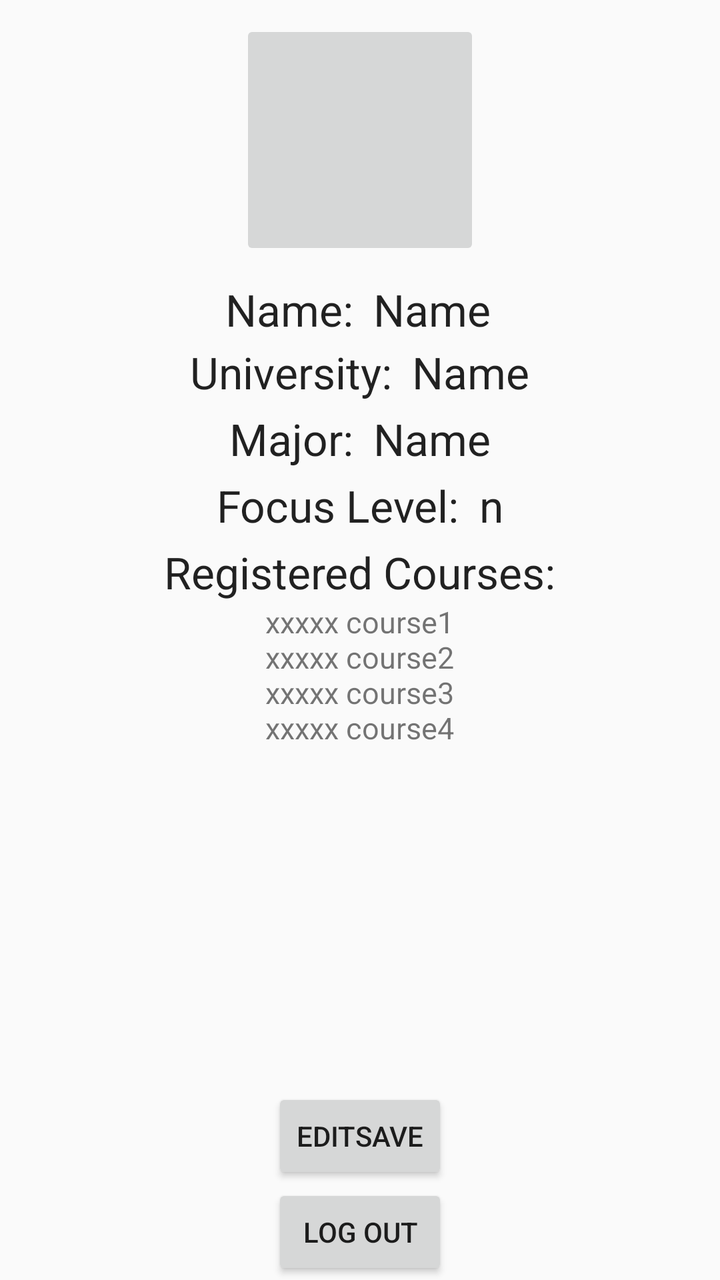
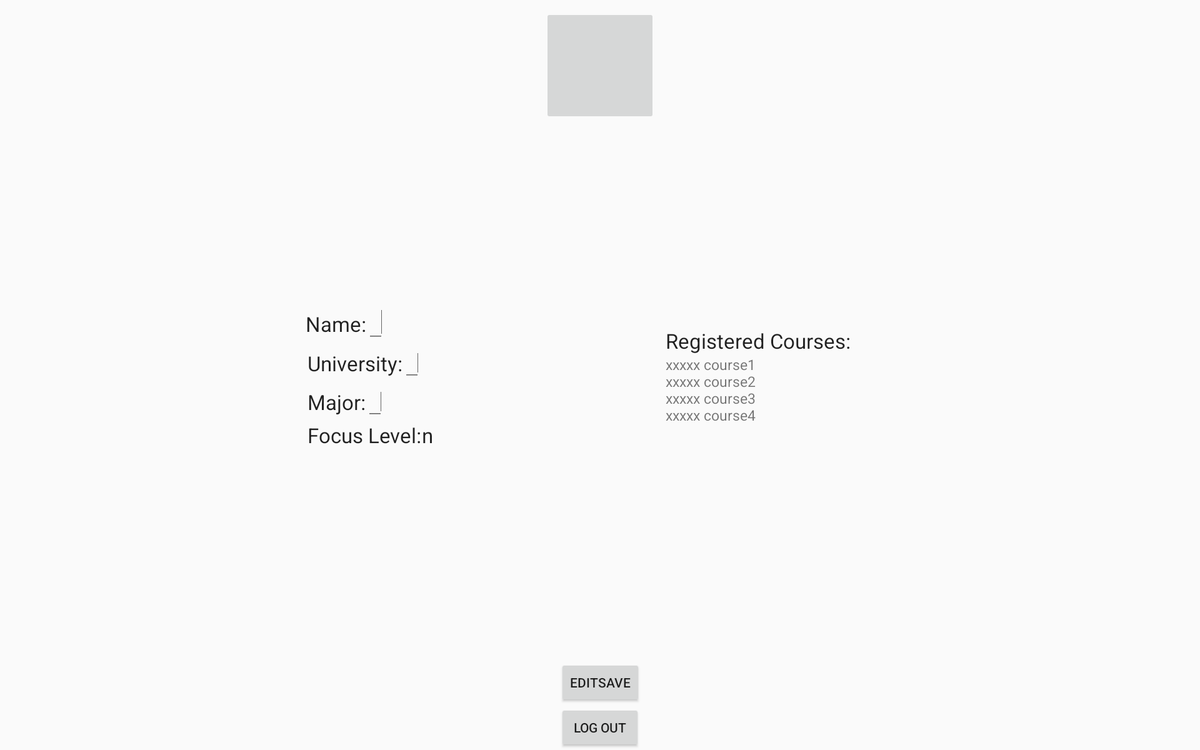

One screen, two layout resources from the same app: the default and the repository's alternative for another configuration. Each is rendered where Android would select it; the XML of both is given below.
<!-- AndroidManifest.xml: application theme AppTheme -->
<!-- res/layout/activity_selfprofile.xml -->
<?xml version="1.0" encoding="utf-8"?>
<RelativeLayout xmlns:android="http://schemas.android.com/apk/res/android"
    android:layout_width="match_parent" android:layout_height="match_parent">

        <ImageButton
        android:id="@+id/imageButton1"
        android:layout_width="120dp"
        android:layout_height="120dp"
        android:src="@drawable/default_avatar"
            android:layout_alignParentTop="true"
            android:layout_centerHorizontal="true"
            android:layout_margin="10dp"
            android:adjustViewBounds="false" />

    <LinearLayout
        android:orientation="horizontal"
        android:layout_width="wrap_content"
        android:layout_height="wrap_content"
        android:id="@+id/linearLayout"
        android:layout_below="@+id/linearLayout5"
        android:layout_centerHorizontal="true"
        android:layout_margin="2dp">

        <TextView
            android:layout_width="wrap_content"
            android:layout_height="wrap_content"
            android:textAppearance="?android:attr/textAppearanceLarge"
            android:text="University:"
            android:id="@+id/textView" />

        <TextView
            android:layout_width="wrap_content"
            android:layout_height="wrap_content"
            android:textAppearance="?android:attr/textAppearanceLarge"
            android:text="Name"
            android:id="@+id/textViewV"
            android:layout_marginLeft="10dp" />
    </LinearLayout>

    <LinearLayout
        android:orientation="horizontal"
        android:layout_width="wrap_content"
        android:layout_height="wrap_content"
        android:id="@+id/linearLayout2"
        android:layout_below="@+id/linearLayout"
        android:layout_centerHorizontal="true"
        android:layout_margin="2dp">

        <TextView
            android:layout_width="wrap_content"
            android:layout_height="wrap_content"
            android:textAppearance="?android:attr/textAppearanceLarge"
            android:text="Major:"
            android:id="@+id/textView2" />

        <TextView
            android:layout_width="wrap_content"
            android:layout_height="wrap_content"
            android:textAppearance="?android:attr/textAppearanceLarge"
            android:text="Name"
            android:id="@+id/textView2V"
            android:layout_marginLeft="10dp" />
    </LinearLayout>

    <LinearLayout
        android:orientation="horizontal"
        android:layout_width="wrap_content"
        android:layout_height="wrap_content"
        android:id="@+id/linearLayout3"
        android:layout_below="@+id/linearLayout2"
        android:layout_centerHorizontal="true"
        android:layout_margin="2dp">

        <TextView
            android:layout_width="wrap_content"
            android:layout_height="wrap_content"
            android:textAppearance="?android:attr/textAppearanceLarge"
            android:text="Focus Level:"
            android:id="@+id/textView3" />

        <TextView
            android:layout_width="wrap_content"
            android:layout_height="wrap_content"
            android:textAppearance="?android:attr/textAppearanceLarge"
            android:text="n"
            android:id="@+id/textView3V"
            android:layout_marginLeft="10dp" />
    </LinearLayout>

    <LinearLayout
        android:orientation="horizontal"
        android:layout_width="wrap_content"
        android:layout_height="wrap_content"
        android:id="@+id/linearLayout4"
        android:layout_below="@+id/linearLayout3"
        android:layout_centerHorizontal="true">

        <TextView
            android:layout_width="wrap_content"
            android:layout_height="wrap_content"
            android:textAppearance="?android:attr/textAppearanceLarge"
            android:text="Registered Courses:"
            android:id="@+id/textView4V"
            android:layout_marginTop="2dp" />

    </LinearLayout>

    <LinearLayout
        android:orientation="horizontal"
        android:layout_width="wrap_content"
        android:layout_height="wrap_content"
        android:id="@+id/linearLayout5"
        android:layout_below="@+id/imageButton1"
        android:layout_alignEnd="@+id/linearLayout2">

        <TextView
            android:layout_width="wrap_content"
            android:layout_height="wrap_content"
            android:textAppearance="?android:attr/textAppearanceLarge"
            android:text="Name:"
            android:id="@+id/textView5" />

        <TextView
            android:layout_width="wrap_content"
            android:layout_height="wrap_content"
            android:textAppearance="?android:attr/textAppearanceLarge"
            android:text="Name"
            android:id="@+id/textView5V"
            android:layout_marginLeft="10dp" />
    </LinearLayout>

    <Button
        android:layout_width="wrap_content"
        android:layout_height="wrap_content"
        android:text="EditSave"
        android:id="@+id/button"
        android:layout_above="@+id/button2"
        android:layout_alignStart="@+id/button2" />

    <Button
        android:layout_width="wrap_content"
        android:layout_height="wrap_content"
        android:text="Log out"
        android:id="@+id/button2"
        android:layout_alignParentBottom="true"
        android:layout_centerHorizontal="true" />

    <TextView
        android:layout_width="wrap_content"
        android:layout_height="wrap_content"
        android:id="@+id/editText6"
        android:text="xxxxx course1\nxxxxx course2\nxxxxx course3\nxxxxx course4"
        android:textSize="15dp"
        android:layout_below="@+id/linearLayout4"
        android:layout_centerHorizontal="true" />


</RelativeLayout>
<!-- resources referenced by this layout -->
<resources>
  <style name="AppTheme" parent="Theme.AppCompat.Light.DarkActionBar">
          
          <item name="colorPrimary">@color/colorPrimary</item>
          <item name="colorPrimaryDark">@color/colorPrimaryDark</item>
          <item name="colorAccent">@color/colorAccent</item>
          <item name="android:actionBarStyle">@style/MyActionBar</item>
          <item name="actionBarStyle">@style/MyActionBar</item>
      </style>
  <color name="colorPrimary">#3F51B5</color>
  <color name="colorPrimaryDark">#303F9F</color>
  <color name="colorAccent">#FF4081</color>
  <style name="MyActionBar" parent="@style/Widget.AppCompat.Light.ActionBar.Solid.Inverse">
          <item name="android:background">@drawable/action_bar_color</item>
          <item name="background">@drawable/action_bar_color</item>
      </style>
  <!-- drawable action_bar_color: png bitmap (drawable, 24827 bytes) -->
</resources>
<!-- res/layout-sw700dp/activity_selfprofile.xml (the repository's variant of the layout above) -->
<!-- drawn on a large tablet held sideways -->
<?xml version="1.0" encoding="utf-8"?>
<RelativeLayout xmlns:android="http://schemas.android.com/apk/res/android"
    android:layout_width="match_parent" android:layout_height="match_parent">

    <ImageButton
        android:id="@+id/selfprofile_avatar"
        android:layout_width="120dp"
        android:layout_height="120dp"
        android:src="@drawable/default_avatar"
        android:layout_alignParentTop="true"
        android:layout_centerHorizontal="true"
        android:layout_margin="10dp"
        android:adjustViewBounds="false" />

    <Button
        android:layout_width="wrap_content"
        android:layout_height="wrap_content"
        android:text="EditSave"
        android:id="@+id/selfprofile_button_edit"
        android:layout_above="@+id/selfprofile_button_logout"
        android:layout_alignStart="@+id/selfprofile_button_logout" />

    <Button
        android:layout_width="wrap_content"
        android:layout_height="wrap_content"
        android:text="Log out"
        android:id="@+id/selfprofile_button_logout"
        android:layout_alignParentBottom="true"
        android:layout_centerHorizontal="true" />

    <LinearLayout
        android:orientation="vertical"
        android:layout_width="wrap_content"
        android:layout_height="wrap_content"
        android:layout_centerVertical="true"
        android:layout_toEndOf="@+id/selfprofile_avatar"
        android:id="@+id/linearLayout">

        <LinearLayout
            android:orientation="horizontal"
            android:layout_width="wrap_content"
            android:layout_height="wrap_content"
            android:id="@+id/selfprofile_layout_course"
            android:layout_below="@+id/selfprofile_layout_focus"
            android:layout_centerHorizontal="true">

            <TextView
                android:layout_width="wrap_content"
                android:layout_height="wrap_content"
                android:textAppearance="?android:attr/textAppearanceLarge"
                android:text="Registered Courses:"
                android:id="@+id/selfprofile_text_course"
                android:layout_marginTop="2dp" />

        </LinearLayout>

        <TextView
            android:layout_width="wrap_content"
            android:layout_height="wrap_content"
            android:id="@+id/selfprofile_text_course_value"
            android:text="xxxxx course1\nxxxxx course2\nxxxxx course3\nxxxxx course4"
            android:textSize="15dp"
            android:layout_below="@+id/selfprofile_layout_course"
            android:layout_centerHorizontal="true" />
    </LinearLayout>

    <LinearLayout
        android:orientation="vertical"
        android:layout_width="wrap_content"
        android:layout_height="wrap_content"
        android:layout_marginEnd="106dp"
        android:layout_centerVertical="true"
        android:layout_toStartOf="@+id/selfprofile_avatar">

        <LinearLayout
            android:orientation="horizontal"
            android:layout_width="wrap_content"
            android:layout_height="wrap_content"
            android:layout_below="@+id/selfprofile_avatar"
            android:layout_alignParentStart="true"
            android:id="@+id/selfprofile_layout_name">

            <TextView
                android:layout_width="wrap_content"
                android:layout_height="wrap_content"
                android:textAppearance="?android:attr/textAppearanceLarge"
                android:text="Name:"
                android:id="@+id/selfprofile_text_name" />

            <EditText
                android:layout_width="wrap_content"
                android:layout_height="wrap_content"
                android:textAppearance="?android:attr/textAppearanceLarge"
                android:id="@+id/selfprofile_edit_name_value"/>
        </LinearLayout>

        <LinearLayout
            android:orientation="horizontal"
            android:layout_width="wrap_content"
            android:layout_height="wrap_content"
            android:id="@+id/selfprofile_layout_university"
            android:layout_marginLeft="2dp"
            android:layout_marginRight="2dp"
            android:layout_below="@+id/linearLayout5"
            android:layout_alignStart="@+id/linearLayout5">

            <TextView
                android:layout_width="wrap_content"
                android:layout_height="wrap_content"
                android:textAppearance="?android:attr/textAppearanceLarge"
                android:text="University:"
                android:id="@+id/selfprofile_text_university" />

            <EditText
                android:layout_width="wrap_content"
                android:layout_height="wrap_content"
                android:id="@+id/selfprofile_edit_university_value" />

        </LinearLayout>

        <LinearLayout
            android:orientation="horizontal"
            android:layout_width="wrap_content"
            android:layout_height="wrap_content"
            android:id="@+id/selfprofile_layout_major"
            android:layout_marginLeft="2dp"
            android:layout_marginRight="2dp"
            android:layout_centerVertical="true"
            android:layout_alignStart="@+id/linearLayout5">

            <TextView
                android:layout_width="wrap_content"
                android:layout_height="wrap_content"
                android:textAppearance="?android:attr/textAppearanceLarge"
                android:text="Major:"
                android:id="@+id/selfprofile_text_major" />

            <EditText
                android:layout_width="wrap_content"
                android:layout_height="wrap_content"
                android:id="@+id/selfprofile_edit_major_value" />

        </LinearLayout>

        <LinearLayout
            android:orientation="horizontal"
            android:layout_width="wrap_content"
            android:layout_height="wrap_content"
            android:id="@+id/selfprofile_layout_focus"
            android:layout_marginLeft="2dp"
            android:layout_marginRight="2dp"
            android:layout_below="@+id/selfprofile_layout_major"
            android:layout_alignStart="@+id/selfprofile_layout_major">

            <TextView
                android:layout_width="wrap_content"
                android:layout_height="wrap_content"
                android:textAppearance="?android:attr/textAppearanceLarge"
                android:text="Focus Level:"
                android:id="@+id/selfprofile_text_focus" />

            <TextView
                android:layout_width="wrap_content"
                android:layout_height="wrap_content"
                android:textAppearance="?android:attr/textAppearanceLarge"
                android:text="n"
                android:id="@+id/selfprofile_text_focus_value"/>
        </LinearLayout>
    </LinearLayout>


</RelativeLayout>
